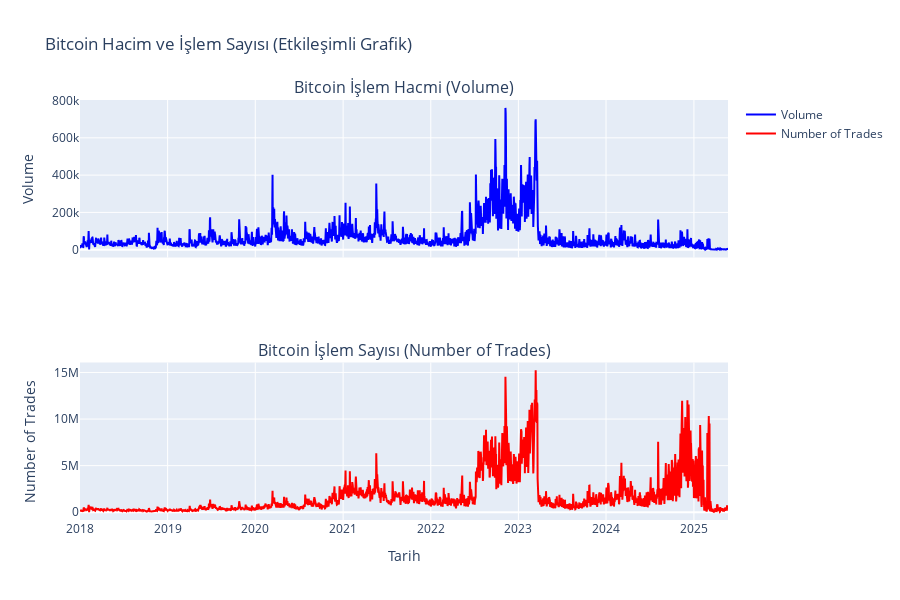

This figure's notebook cell:
### Markdown cell above
Hacim ve işlem sayısı birlikte analiz edildiğinde, piyasada yalnızca kaç işlem yapıldığını değil, bu işlemlerin ne kadar büyüklükte olduğunu da anlayabiliriz.
Örneğin: Yüksek hacim ama az işlem sayısı → büyük miktarda BTC alım/satımı, yani büyük yatırımcıların hareketi anlamına gelir.
Düşük hacim ve yüksek işlem sayısı ise çok sayıda küçük yatırımcının aktif olduğunu gösterir.
Bu iki metriğin birlikte yüksek olduğu dönemler, piyasanın en hareketli ve yoğun olduğu zamanlardır.

### Code cell
import plotly.graph_objects as go
from plotly.subplots import make_subplots

# Zaman sütunu datetime formatında olmalı
df['Open time'] = pd.to_datetime(df['Open time'])

# 2 satırlı, 1 sütunlu subplot yapısı
fig = make_subplots(rows=2, cols=1, shared_xaxes=True,
                    subplot_titles=("Bitcoin İşlem Hacmi (Volume)", "Bitcoin İşlem Sayısı (Number of Trades)"))

# 1. Grafik – Volume
fig.add_trace(go.Scatter(
    x=df['Open time'],
    y=df['Volume'],
    mode='lines',
    name='Volume',
    line=dict(color='blue')
), row=1, col=1)

# 2. Grafik – Number of Trades
fig.add_trace(go.Scatter(
    x=df['Open time'],
    y=df['Number of trades'],
    mode='lines',
    name='Number of Trades',
    line=dict(color='red')
), row=2, col=1)

# Genel başlık ve ayarlar
fig.update_layout(
    height=600,
    title_text="Bitcoin Hacim ve İşlem Sayısı (Etkileşimli Grafik)",
    xaxis2_title="Tarih",
    yaxis_title="Volume",
    yaxis2_title="Number of Trades",
    hovermode="x unified"
)

fig.show()

### Figure 1 — Plotly figure (JSON) as saved in the notebook; plotly's stock layout.template omitted (floating-point values rounded to 4 significant figures; data arrays with more than 128 entries replaced by an {"elided": "..."} marker saying what was removed)
{"data": [{"line": {"color": "blue"}, "mode": "lines", "name": "Volume", "type": "scatter", "x": {"elided": "2700 str values"}, "xaxis": "x", "y": {"elided": "2700 float values"}, "yaxis": "y"}, {"line": {"color": "red"}, "mode": "lines", "name": "Number of Trades", "type": "scatter", "x": {"elided": "2700 str values"}, "xaxis": "x2", "y": {"elided": "2700 int values"}, "yaxis": "y2"}], "layout": {"annotations": [{"font": {"size": 16}, "showarrow": false, "text": "Bitcoin İşlem Hacmi (Volume)", "x": 0.5, "xanchor": "center", "xref": "paper", "y": 1, "yanchor": "bottom", "yref": "paper"}, {"font": {"size": 16}, "showarrow": false, "text": "Bitcoin İşlem Sayısı (Number of Trades)", "x": 0.5, "xanchor": "center", "xref": "paper", "y": 0.375, "yanchor": "bottom", "yref": "paper"}], "height": 600, "hovermode": "x unified", "title": {"text": "Bitcoin Hacim ve İşlem Sayısı (Etkileşimli Grafik)"}, "xaxis": {"anchor": "y", "domain": [0, 1], "matches": "x2", "showticklabels": false}, "xaxis2": {"anchor": "y2", "domain": [0, 1], "title": {"text": "Tarih"}}, "yaxis": {"anchor": "x", "domain": [0.625, 1], "title": {"text": "Volume"}}, "yaxis2": {"anchor": "x2", "domain": [0, 0.375], "title": {"text": "Number of Trades"}}}}
